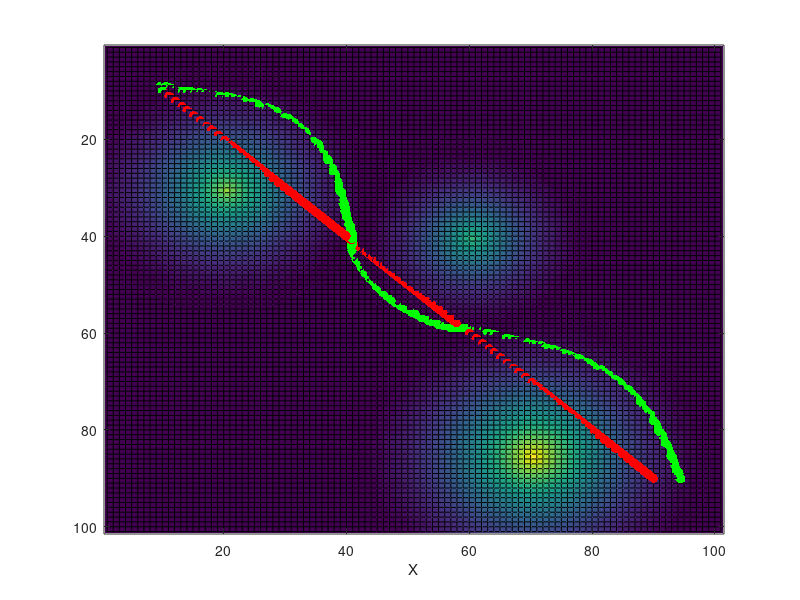

Reproduce this figure in MATLAB.
% 16-811 Fall 2019
% Emma Benjaminson
% Assignment 4
% Problem 6
% NOTE: code is based on sample code provided by class instructor
% References: 
% [1] https://en.wikipedia.org/wiki/Gradient_descent

%% 
clc ; clear all ; close all ; 

%% create obstacle field
close all
clear all
waypoints=300;
N=101;
OBST = [20,30;60,40;70,85]; % defining the obstacles
epsilon = [25; 20; 30];

% creating the obstacle cost for the whole map
obs_cost = double(zeros(N));
for i=1:size(OBST,1)

    t = zeros(N);
    t(OBST(i,1),OBST(i,2)) = 1; %point obstacles
    
    t_cost = double(bwdist(t));
    t_cost(t_cost>epsilon(i))=epsilon(i);
    t_cost = 1/(2*epsilon(i))*(t_cost-epsilon(i)).^2;
    
    obs_cost = obs_cost + t_cost(1:N, 1:N);
end

% plot the obstacle map
figure(1)
imagesc(obs_cost')
% obstacle cost gradient
gx = diff(double(obs_cost),1,1);
gy = diff(double(obs_cost),1,2);
hold on


figure(1);
surface(1:N,1:N,double(obs_cost'));
xlabel('X')
hold on;

%% initial path
%world params
SX = 10; % START
SY = 10;
GX = 90; % GOAL
GY = 90;

% plot the initial trajectory as a straight line through the map
traj = zeros(2,waypoints);
traj(1,1)=SX;
traj(2,1)=SY;
dist_x = GX-SX;
dist_y = GY-SY;
for i=2:waypoints
    traj(1,i)=traj(1,i-1)+dist_x/(waypoints-1);
    traj(2,i)=traj(2,i-1)+dist_y/(waypoints-1);
end

% turn the trajectory into a 3D path by coming up with the z-height at each
% x,y position
path_init = traj';
tt=size(path_init,1);
path_init_values = zeros(size(path_init,1),1);
for i=1:tt
    path_init_values(i)=obs_cost(floor(path_init(i,1)),floor(path_init(i,2)));
end

% plot the x,y position and then the z-height
plot3(path_init(:,1),path_init(:,2),path_init_values,'.r','MarkerSize',20);
hold on

path = path_init;

%% part (a) 

gamma = 5 ; % provided in question 
maxiters = 5 ; % max number of iterations 
eps = 0.1 ; % termination tolerance

path_values = path_init_values' ; 
mse = 0.5 * sum(path_values.^2) ; 
iter = 1 ; 

% run a while loop until convergence
while iter < maxiters && mse > eps 

    % new trajectory
    newtraj = zeros(2,waypoints);
    newtraj(1,1)=SX;
    newtraj(2,1)=SY;

    for i = 2:waypoints
       % find the gradient for the current point in the trajectory
       r = floor(traj(1,i-1)) ; % x position
       c = floor(traj(2,i-1)) ; % y position

       % I am optimizing the trajectory using the current values
       newtraj(1,i) = traj(1,i-1)-gamma*gx(r,c) ; 
       newtraj(2,i) = traj(2,i-1)-gamma*gy(r,c) ; 
    end
    
    for i=1:length(newtraj(1,:)) 
        newpath_values(i)=obs_cost(floor(newtraj(1,i)),floor(newtraj(2,i)));
    end
    
    % check end conditions
    e = newpath_values - path_values ; 
    mse = 0.5 * sum(e.^2) ; % mean square error
    
    traj = newtraj ; 
    path_values = newpath_values ; 
    iter = iter + 1 ;  
end

% convert my new trajectory to the path which gets plotted in the next
% section
path = newtraj' ; 

%% part (b) 
% 
% gamma = 0.1 ; % provided in question 
% maxiters = 100 ; % max number of iterations 
% eps = 0.1 ; % termination tolerance
% 
% path_values = path_init_values' ; 
% mse = 0.5 * sum(path_values.^2) ; 
% iter = 1 ; 
% 
% % run a while loop until convergence
% while iter < maxiters && mse > eps 
% 
%     % new trajectory
%     newtraj = zeros(2,waypoints);
%     newtraj(1,1)=SX;
%     newtraj(2,1)=SY;
% 
%     for i = 2:waypoints
%        % find the gradient for the current point in the trajectory
%        r = floor(traj(1,i-1)) ; % x position
%        c = floor(traj(2,i-1)) ; % y position
%        if r == 0 
%            r = 1 ; 
%        end 
%        if c == 0 
%            c = 1 ; 
%        end
% 
%        % I am optimizing the trajectory using the current values
%        
%        % smoothness cost
%        e_prev = [traj(1,i-1), traj(2,i-1)] ; 
%        e_now = [traj(1,i), traj(2,i)] ; 
%        smooth = 0.5*(norm(e_now - e_prev))^2 ; 
%        
%        newtraj(1,i) = traj(1,i-1) - gamma * (0.8*gx(r,c) + 4*smooth) ; 
%        newtraj(2,i) = traj(2,i-1) - gamma * (0.8*gy(r,c) + 4*smooth) ; 
%        
%        if newtraj(1,i) < 0 
%            newtraj(1,i) = 0 ;
%        end
%        if newtraj(2,i) < 0
%            newtraj(2,i) = 0 ; 
%        end
%     end
%     
%     for i=1:length(newtraj(1,:)) 
%         r = floor(newtraj(1,i)) ; 
%         if r == 0 
%             r = 1 ; 
%         end 
%         c = floor(newtraj(2,i)) ; 
%         if c == 0 
%             c = 1 ; 
%         end
%         
%         newpath_values(i)=obs_cost(r,c);
%     end
%     
%     % check end conditions
%     e = newpath_values - path_values ; 
%     mse = 0.5 * sum(e.^2) ; % mean square error
%     
%     traj = newtraj ; 
%     path_values = newpath_values ; 
%     iter = iter + 1 ;  
% end
% 
% % convert my new trajectory to the path which gets plotted in the next
% % section
% path = newtraj' ; 

%% part (c) 
% 
% gamma = 0.1 ; % provided in question 
% maxiters = 100 ; % max number of iterations 
% eps = 0.1 ; % termination tolerance
% 
% path_values = path_init_values' ; 
% mse = 0.5 * sum(path_values.^2) ; 
% iter = 1 ; 
% 
% % run a while loop until convergence
% while iter < maxiters && mse > eps 
% 
%     % new trajectory
%     newtraj = zeros(2,waypoints);
%     newtraj(1,1)=SX;
%     newtraj(2,1)=SY;
% 
%     for i = 2:(waypoints-1)
%        % find the gradient for the current point in the trajectory
%        r = floor(traj(1,i-1)) ; % x position
%        c = floor(traj(2,i-1)) ; % y position
%        if r == 0 
%            r = 1 ; 
%        end 
%        if c == 0 
%            c = 1 ; 
%        end
% 
%        % I am optimizing the trajectory using the current values
%        
%        % smoothness cost
%        e_prev = [traj(1,i-1), traj(2,i-1)] ; 
%        e_now = [traj(1,i), traj(2,i)] ; 
%        e_next = [traj(1,i+1), traj(2,i+1)] ; 
%        smooth = 0.5*(norm(e_now - e_prev))^2 + 0.5*(norm(e_next - e_now))^2 ; 
%        
%        newtraj(1,i) = traj(1,i-1) - gamma * (0.8*gx(r,c) + 4*smooth) ; 
%        newtraj(2,i) = traj(2,i-1) - gamma * (0.8*gy(r,c) + 4*smooth) ; 
%        
%        if newtraj(1,i) < 0 
%            newtraj(1,i) = 0 ;
%        end
%        if newtraj(2,i) < 0
%            newtraj(2,i) = 0 ; 
%        end
%     end
%     
%     for i=1:length(newtraj(1,:)) 
%         r = floor(newtraj(1,i)) ; 
%         if r == 0 
%             r = 1 ; 
%         end 
%         c = floor(newtraj(2,i)) ; 
%         if c == 0 
%             c = 1 ; 
%         end
%         
%         newpath_values(i)=obs_cost(r,c);
%     end
%     
%     % check end conditions
%     e = newpath_values - path_values ; 
%     mse = 0.5 * sum(e.^2) ; % mean square error
%     
%     traj = newtraj ; 
%     path_values = newpath_values ; 
%     iter = iter + 1 ;  
% end
% 
% % convert my new trajectory to the path which gets plotted in the next
% % section
% path = newtraj' ; 


%% plot the trajectories
path_values = zeros(tt,1);
for i=1:tt
    r = floor(path(i,1)) ; 
    if r == 0 
        r = 1 ; 
    end 
    c = floor(path(i,2)) ; 
    if c == 0 
        c = 1 ; 
    end
    path_values(i)=obs_cost(r,c);
end
figure(1)
hold on;
plot3(path(:,1),path(:,2),path_values,'.g','MarkerSize',20);

hold off;